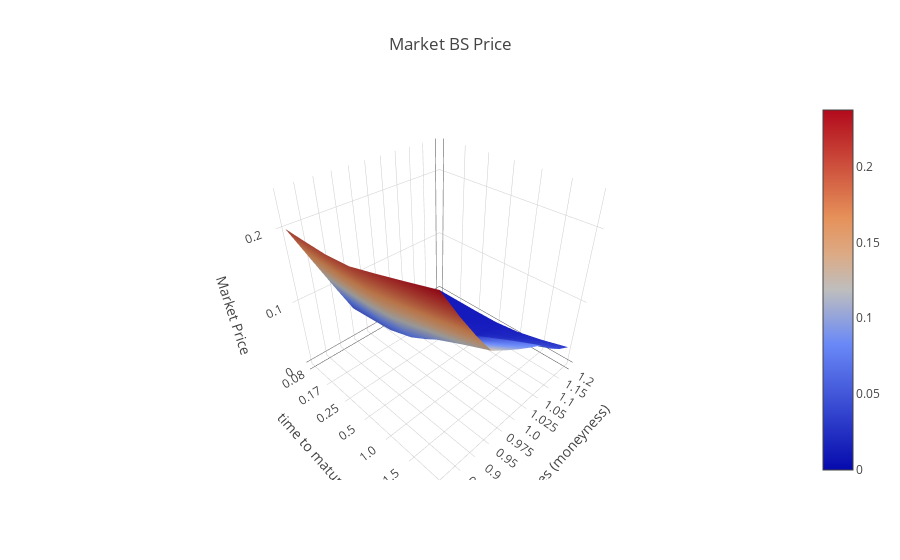

Source (notebook cell):
### Code cell
df_toplot = BSprice.iloc[:, ::-1]
name_plot = 'Market BS Price'
t2m_name = [str(round(x, 2)) for x in list(df_toplot.index)]
strikes_name = [str(x) for x in list(df_toplot.columns)]
fig = go.Figure(data=[go.Surface(z=df_toplot.values)])

# fig.update_yaxes(ticks= 'outside', ticktext=list(BSprice.index), tickvals=[0,1,2,3,4,5])
fig.update(layout={'title':name_plot,
                   'scene':{
                       'yaxis':{
                           'title':'time to maturity',
                           'nticks': len(t2m_name),
                           'tickvals': list(range(len(t2m_name))),
                           'ticktext':t2m_name},
                       'xaxis':{
                           'title':'strikes (moneyness)',
                           'nticks': len(strikes_name),
                           'tickvals': list(range(len(strikes_name))),
                           'ticktext':strikes_name}, 
                      'zaxis':{
                           'title':'Market Price',
                           }}})
iplot(fig)

### Figure 1 — Plotly figure (JSON) as saved in the notebook; plotly's stock layout.template omitted (floating-point values rounded to 4 significant figures)
{"data": [{"type": "surface", "uid": "111e4abe-0dfa-48d1-a4ca-d66ea67017f8", "z": [["0.0000", "0.0000", "0.0001", "0.0008", "0.0038", "0.0132", "0.0305", "0.0523", "0.1004", "0.1500", "0.2000"], ["0.0000", "0.0000", "0.0004", "0.0033", "0.0089", "0.0199", "0.0364", "0.0566", "0.1021", "0.1502", "0.2000"], ["0.0001", "0.0005", "0.0015", "0.0070", "0.0144", "0.0262", "0.0421", "0.0612", "0.1050", "0.1522", "0.2005"], ["0.0010", "0.0025", "0.0069", "0.0184", "0.0281", "0.0407", "0.0560", "0.0735", "0.1136", "0.1579", "0.2048"], ["0.0059", "0.0117", "0.0224", "0.0396", "0.0509", "0.0641", "0.0788", "0.0951", "0.1315", "0.1718", "0.2151"], ["0.0154", "0.0249", "0.0390", "0.0583", "0.0701", "0.0831", "0.0975", "0.1130", "0.1473", "0.1852", "0.2260"], ["0.0272", "0.0394", "0.0555", "0.0759", "0.0878", "0.1007", "0.1147", "0.1297", "0.1624", "0.1984", "0.2372"]]}], "layout": {"scene": {"xaxis": {"nticks": 11, "ticktext": ["1.2", "1.15", "1.1", "1.05", "1.025", "1.0", "0.975", "0.95", "0.9", "0.85", "0.8"], "tickvals": [0, 1, 2, 3, 4, 5, 6, 7, 8, 9, 10], "title": {"text": "strikes (moneyness)"}}, "yaxis": {"nticks": 7, "ticktext": ["0.08", "0.17", "0.25", "0.5", "1.0", "1.5", "2.0"], "tickvals": [0, 1, 2, 3, 4, 5, 6], "title": {"text": "time to maturity"}}, "zaxis": {"title": {"text": "Market Price"}}}, "title": {"text": "Market BS Price"}}}
